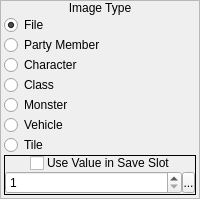
       <widget class="QFrame" name="frame_8">
        <property name="frameShape">
         <enum>QFrame::StyledPanel</enum>
        </property>
        <property name="frameShadow">
         <enum>QFrame::Raised</enum>
        </property>
        <layout class="QVBoxLayout" name="verticalLayout_17">
         <property name="spacing">
          <number>0</number>
         </property>
         <property name="margin">
          <number>0</number>
         </property>
         <item>
          <widget class="QLabel" name="label_13">
           <property name="sizePolicy">
            <sizepolicy hsizetype="Preferred" vsizetype="Fixed">
             <horstretch>0</horstretch>
             <verstretch>0</verstretch>
            </sizepolicy>
           </property>
           <property name="text">
            <string>Image Type</string>
           </property>
           <property name="alignment">
            <set>Qt::AlignCenter</set>
           </property>
          </widget>
         </item>
         <item>
          <widget class="QWidget" name="widget_14" native="true">
           <layout class="QVBoxLayout" name="verticalLayout_18">
            <property name="spacing">
             <number>0</number>
            </property>
            <property name="leftMargin">
             <number>3</number>
            </property>
            <property name="topMargin">
             <number>0</number>
            </property>
            <property name="rightMargin">
             <number>3</number>
            </property>
            <property name="bottomMargin">
             <number>3</number>
            </property>
            <item>
             <widget class="QRadioButton" name="rbFile">
              <property name="text">
               <string>File</string>
              </property>
              <property name="checked">
               <bool>true</bool>
              </property>
             </widget>
            </item>
            <item>
             <widget class="QRadioButton" name="rbPartyMember">
              <property name="text">
               <string>Party Member</string>
              </property>
             </widget>
            </item>
            <item>
             <widget class="QRadioButton" name="rbCharacter">
              <property name="text">
               <string>Character</string>
              </property>
             </widget>
            </item>
            <item>
             <widget class="QRadioButton" name="rbClass">
              <property name="text">
               <string>Class</string>
              </property>
             </widget>
            </item>
            <item>
             <widget class="QRadioButton" name="rbMonster">
              <property name="text">
               <string>Monster</string>
              </property>
             </widget>
            </item>
            <item>
             <widget class="QRadioButton" name="rbVehicle">
              <property name="text">
               <string>Vehicle</string>
              </property>
             </widget>
            </item>
            <item>
             <widget class="QRadioButton" name="rbTile">
              <property name="text">
               <string>Tile</string>
              </property>
             </widget>
            </item>
            <item>
             <widget class="QFrame" name="frmSaveSlot">
              <property name="sizePolicy">
               <sizepolicy hsizetype="Preferred" vsizetype="Fixed">
                <horstretch>0</horstretch>
                <verstretch>0</verstretch>
               </sizepolicy>
              </property>
              <property name="frameShape">
               <enum>QFrame::Box</enum>
              </property>
              <property name="frameShadow">
               <enum>QFrame::Plain</enum>
              </property>
              <layout class="QVBoxLayout" name="verticalLayout_53">
               <property name="spacing">
                <number>0</number>
               </property>
               <property name="margin">
                <number>0</number>
               </property>
               <item>
                <widget class="QWidget" name="widget_21" native="true">
                 <property name="sizePolicy">
                  <sizepolicy hsizetype="Preferred" vsizetype="Fixed">
                   <horstretch>0</horstretch>
                   <verstretch>0</verstretch>
                  </sizepolicy>
                 </property>
                 <property name="styleSheet">
                  <string notr="true">.QWidget
{
	border-width: 1px;
	border-style: solid;
	border-color: palette(window-text);
	background-color: palette(window-text);
}

.QWidget&gt;QLabel
{
	border-width: 0px;
	background-color: palette(window-text);
	color: palette(window);
	font-weight: bold;
}</string>
                 </property>
                 <layout class="QHBoxLayout" name="horizontalLayout_40">
                  <property name="spacing">
                   <number>3</number>
                  </property>
                  <property name="margin">
                   <number>0</number>
                  </property>
                  <item>
                   <spacer name="horizontalSpacer_12">
                    <property name="orientation">
                     <enum>Qt::Horizontal</enum>
                    </property>
                    <property name="sizeHint" stdset="0">
                     <size>
                      <width>10</width>
                      <height>15</height>
                     </size>
                    </property>
                   </spacer>
                  </item>
                  <item>
                   <widget class="QCheckBox" name="cbUseValueInSaveSlot">
                    <property name="sizePolicy">
                     <sizepolicy hsizetype="Fixed" vsizetype="Fixed">
                      <horstretch>0</horstretch>
                      <verstretch>0</verstretch>
                     </sizepolicy>
                    </property>
                    <property name="text">
                     <string/>
                    </property>
                   </widget>
                  </item>
                  <item>
                   <widget class="QLabel" name="label_20">
                    <property name="sizePolicy">
                     <sizepolicy hsizetype="Fixed" vsizetype="Fixed">
                      <horstretch>0</horstretch>
                      <verstretch>0</verstretch>
                     </sizepolicy>
                    </property>
                    <property name="text">
                     <string>Use Value in Save Slot</string>
                    </property>
                   </widget>
                  </item>
                  <item>
                   <spacer name="horizontalSpacer_13">
                    <property name="orientation">
                     <enum>Qt::Horizontal</enum>
                    </property>
                    <property name="sizeHint" stdset="0">
                     <size>
                      <width>10</width>
                      <height>15</height>
                     </size>
                    </property>
                   </spacer>
                  </item>
                 </layout>
                </widget>
               </item>
               <item>
                <widget class="QWidget" name="wSaveSlot" native="true">
                 <layout class="QHBoxLayout" name="horizontalLayout_42">
                  <property name="spacing">
                   <number>0</number>
                  </property>
                  <property name="margin">
                   <number>0</number>
                  </property>
                  <item>
                   <widget class="QSpinBox" name="sbSaveSlot">
                    <property name="minimum">
                     <number>1</number>
                    </property>
                    <property name="maximum">
                     <number>16</number>
                    </property>
                   </widget>
                  </item>
                  <item>
                   <widget class="SpinBoxSideButton" name="bSaveSlotSideButton">
                    <property name="minimumSize">
                     <size>
                      <width>13</width>
                      <height>21</height>
                     </size>
                    </property>
                    <property name="maximumSize">
                     <size>
                      <width>13</width>
                      <height>21</height>
                     </size>
                    </property>
                    <property name="text">
                     <string>...</string>
                    </property>
                    <property name="icon">
                     <iconset resource="gui_icons.qrc">
                      <normaloff>:/icons/spinBoxSideButton.png</normaloff>:/icons/spinBoxSideButton.png</iconset>
                    </property>
                    <property name="iconSize">
                     <size>
                      <width>8</width>
                      <height>16</height>
                     </size>
                    </property>
                   </widget>
                  </item>
                 </layout>
                </widget>
               </item>
              </layout>
             </widget>
            </item>
           </layout>
          </widget>
         </item>
        </layout>
       </widget>
